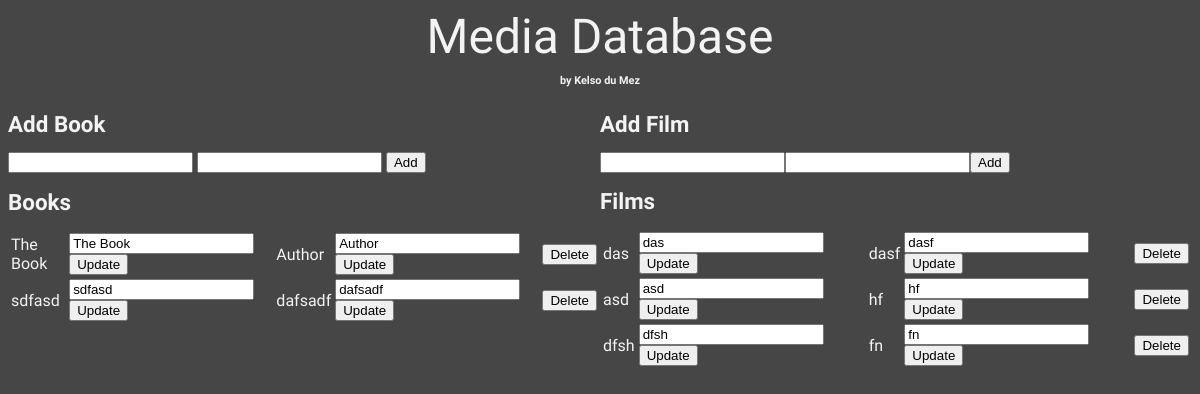
Before: / with the older database file.
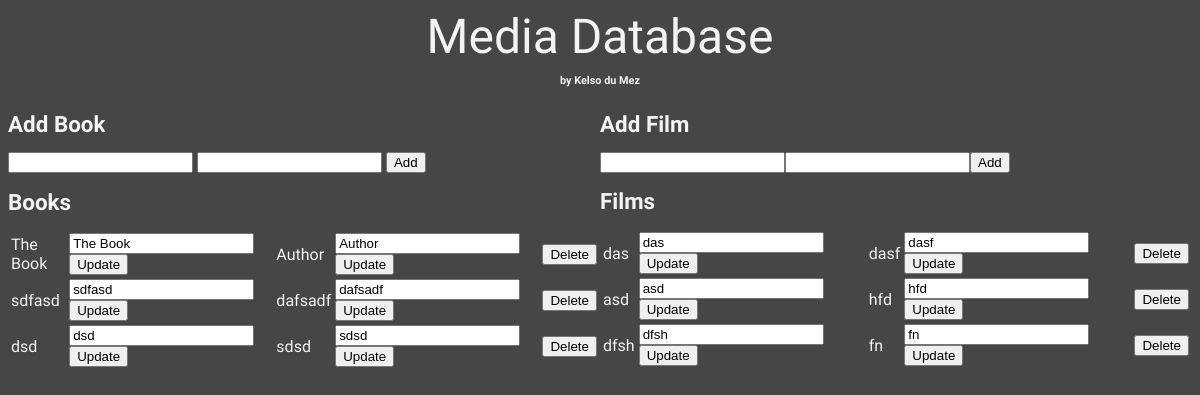
After: the same page with the newer database file.
### bookmanager.py (models this page shows, shortened)
class Book(db.Model):
    title = db.Column(db.String(80), unique=True, nullable=False, primary_key=True)
    author = db.Column(db.String(80), unique=False, nullable=False, primary_key=False)

class Film(db.Model):
    filmtitle = db.Column(db.String(80), unique=True, nullable=False, primary_key=True)
    director = db.Column(db.String(80), unique=False, nullable=False, primary_key=False)

### bookmanager.py (the view, shortened to what this page needs)
@app.route('/', methods=["GET", "POST"])
def home():
    books = None
    films = None
    books = Book.query.all()
    films = Film.query.all()
    return render_template("home.html", books=books, films=films)

### templates/home.html (shortened to what this page needs)
<html>
  <body>
    <head>
      <link rel="stylesheet" href="/static/style.css">
    </head>
    <header>Media Database</header>
    <h2>by Kelso du Mez</h2>
    <div class="container">
        <div class="floatLeft">
          <h1>Add Book</h1>
          <form method="POST" action="/">
            <input type="text" name="title">
            <input type="text" name="author">
            <input type="submit" value="Add">
          </form>
          <h1>Books</h1>
              <table class="center">
                {% for book in books %}
                  <tr>
                    <td>
                      {{book.title}}
                    </td>
                    <td>
                      <form method="POST" action="./update" style="display: inline">
                        <input type="text" value="{{book.title}}" name="newtitle">
                        <input type="submit" value="Update">
                      </form>
                    </td>
                    <td>
                    {{book.author}}
                    </td>
                    <td>
                      <form method="POST" action="./updateauthor" style="display: inline">
                        <input type="text" value="{{book.author}}" name="newauthor">
                        <input type="submit" value="Update">
                      </form>
                    </td>
                    <td>
                      <form method="POST" action="./delete" style="display: inline">
                        <input type="submit" value="Delete">
                      </form>
                    </td>
                  </tr>
                {% endfor %}
              </table>
            </div>
      <div class="floatRight">
        <table class="center">
          <h1>Add Film</h1>
          <form method="POST" action="/">
            <input type="text" name="filmtitle">
            <input type="text" name="director">
            <input type="submit" value="Add">
            <h1>Films</h1>
            {% for film in films %}
              <tr>
                <td>
                  {{film.filmtitle}}
                </td>
                <td>
                  <form method="POST" action="./updatefilmtitle" style="display: inline">
                    <input type="text" value="{{film.filmtitle}}" name="newfilmtitle">
                    <input type="submit" value="Update">
                  </form>
                </td>
                <td>
                {{film.director}}
                </td>
                <td>
                  <form method="POST" action="./updatedirector" style="display: inline">
                    <input type="text" value="{{film.director}}" name="newdirector">
                    <input type="submit" value="Update">
                  </form>
                </td>
                <td>
                  <form method="POST" action="./deletefilm" style="display: inline">
                    <input type="submit" value="Delete">
                  </form>
                </td>
              </tr>
            {% endfor %}
          </table>
      </div>
    </div>

### static/style.css (style rules this page uses)
body { font-family: 'Raleway'; color: rgb(243, 243, 243); background-color: rgb(70, 70, 70); text-align: left; }
header { font-size: 300%; text-align: center; }
h1 { font-size: 140%; }
h2 { font-size: 68%; text-align: center; }
.floatLeft { width: 50%; float: left; }
.floatRight { width: 50%; float: right; }
.container { overflow: hidden; }

Changed rows visible on the page:
added Book: title "dsd", newtitle "dsd", author "sdsd", newauthor "sdsd"
changed Film "asd": director "hf" → "hfd"; newdirector "hf" → "hfd"
